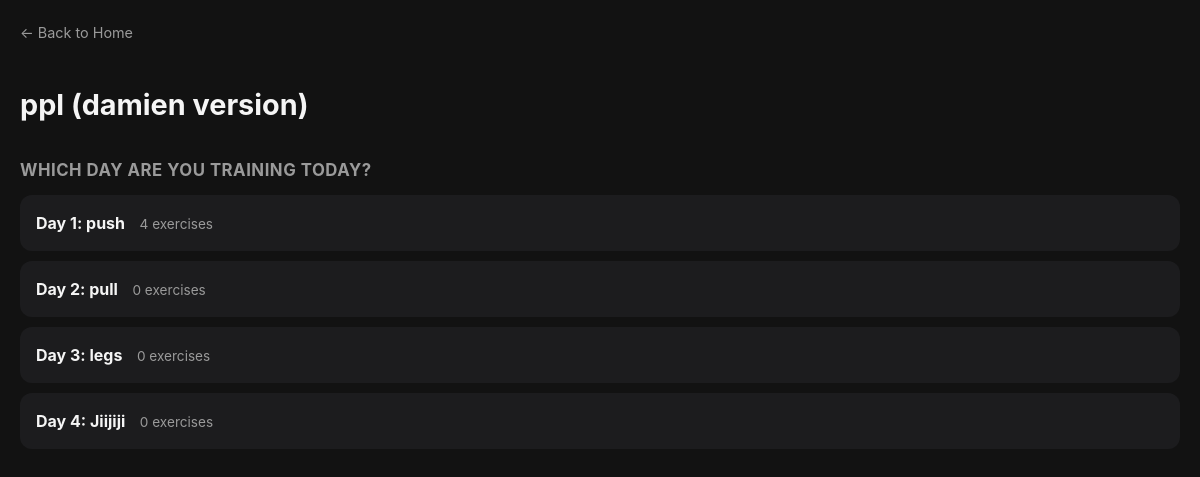
/log/1, run on an earlier commit of the app's database.
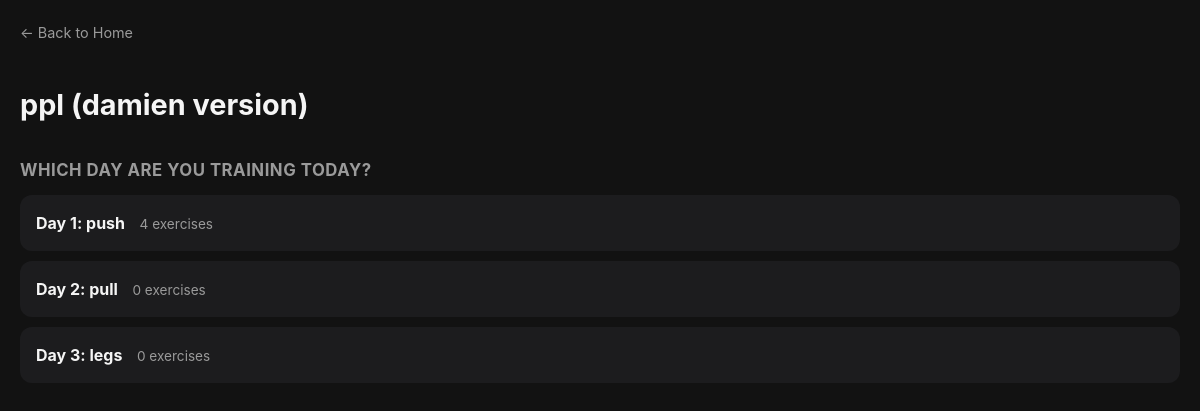
And on a later commit of the database.
### tables this page shows
CREATE TABLE split_days (
            id INTEGER PRIMARY KEY AUTOINCREMENT,
            split_id INTEGER NOT NULL,
            day_name TEXT NOT NULL,
            day_order INTEGER NOT NULL,
            FOREIGN KEY (split_id) REFERENCES workout_splits(id)
        );

### app.py (the view)
@app.route("/log/<int:split_id>")
def pick_day(split_id):
    conn = get_db()
    cursor = conn.cursor()
    cursor.execute("SELECT * FROM workout_splits WHERE id = ?", (split_id,))
    split = cursor.fetchone()
    cursor.execute(
        "SELECT * FROM split_days WHERE split_id = ? ORDER BY day_order",
        (split_id,)
    )
    days = cursor.fetchall()
    days_preview = []
    for day in days:
        cursor.execute("""
            SELECT exercises.*, split_exercises.sets_count
            FROM exercises
            JOIN split_exercises ON exercises.id = split_exercises.exercise_id
            WHERE split_exercises.split_day_id = ?
            ORDER BY split_exercises.exercise_order
        """, (day["id"],))
        exercises = cursor.fetchall()
        exercise_previews = []
        total_sets = 0
        for exercise in exercises:
            cursor.execute("""
                SELECT workout_logs.id FROM workout_logs
                WHERE workout_logs.exercise_id = ?
                ORDER BY workout_logs.date DESC LIMIT 1
            """, (exercise["id"],))
            last_log = cursor.fetchone()
            if last_log:
                cursor.execute("""
                    SELECT COUNT(*) as set_count, ROUND(AVG(reps)) as avg_reps
                    FROM sets WHERE log_id = ?
                """, (last_log["id"],))
                stats = cursor.fetchone()
                sets = stats["set_count"]
                reps = stats["avg_reps"] or 10
            else:
                sets = 1
                reps = 10
            total_sets += sets
            exercise_previews.append({
                "name": exercise["name"],
                "sets": sets,
                "reps": int(reps)
            })
        days_preview.append({
            "id": day["id"],
            "day_name": day["day_name"],
            "day_order": day["day_order"],
            "exercises": exercise_previews,
            "total_sets": total_sets,
            "total_exercises": len(exercise_previews)
        })
    conn.close()
    return render_template("pick_day.html", split=split, days=days_preview)

### app.py (called while the page is built)
def get_db():
    conn = sqlite3.connect(DB_PATH)
    conn.row_factory = sqlite3.Row
    return conn

### templates/pick_day.html (shortened to what this page needs)
<!DOCTYPE html>
<html lang="en">
<head>
    <link rel="stylesheet" href="{{ url_for('static', filename='style.css') }}">
</head>
<body>
    <a class="back-link" href="/">← Back to Home</a>
    <h1>{{ split.name }}</h1>
    <h2>Which day are you training today?</h2>
    {% if days %}
        {% for day in days %}
            <div class="pick-day-row" onclick="openPreview({{ loop.index0 }})">
                <strong>Day {{ day.day_order }}: {{ day.day_name }}</strong>
                <span class="day-meta">{{ day.total_exercises }} exercises</span>
            </div>
        {% endfor %}
    {% else %}
        <p class="empty-state">No days in this split yet.</p>
        <a class="add-exercise-link" href="/split/{{ split.id }}">Add days to this split</a>
    {% endif %}
</body>
</html>

What changed in the data, as far as the page shows it:
removed split_days: day_order "4", day_name "Jiijiji", total_exercises "0"
